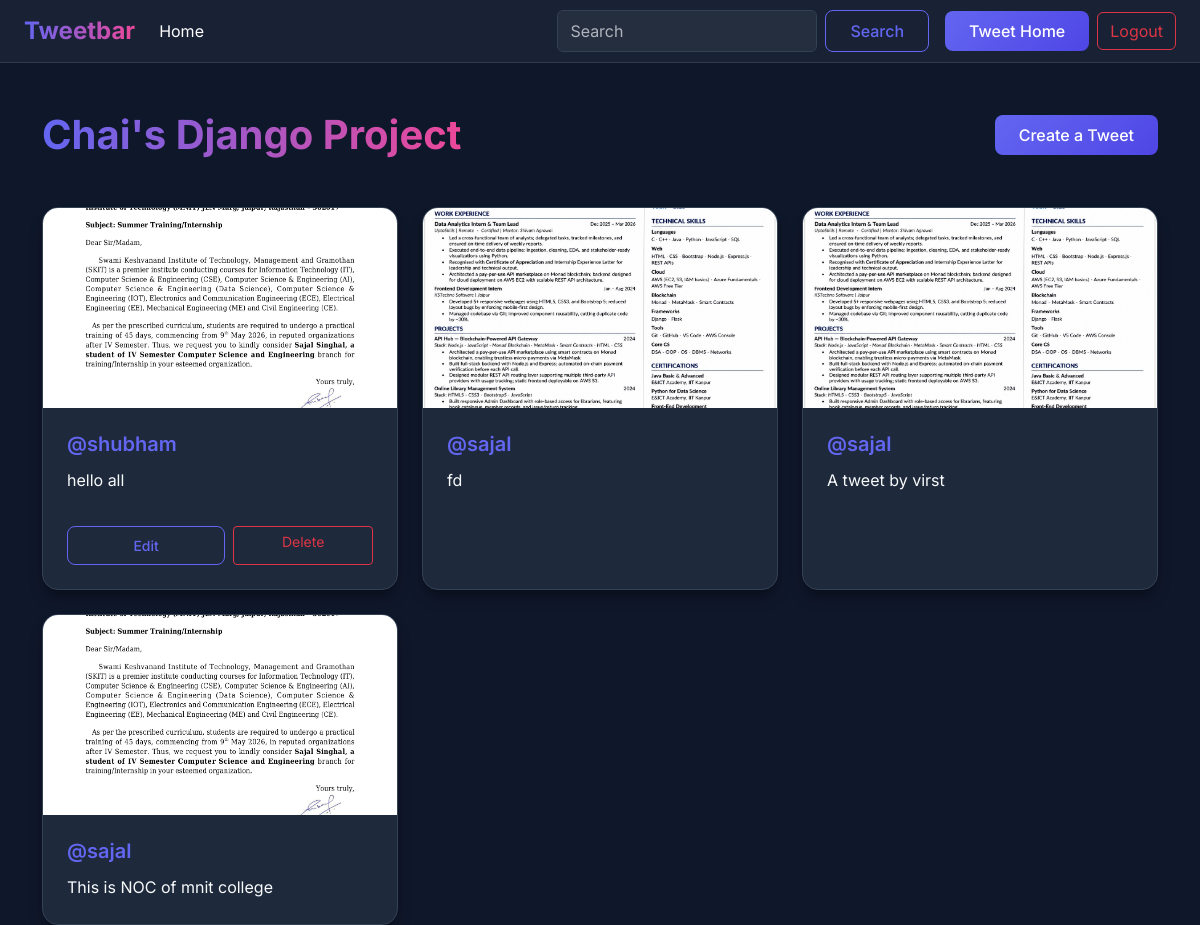
Page /tweet/ (signed in) on the committed database.
### tweet/models.py (models this page shows, shortened)
class Tweet(models.Model):
    user = models.ForeignKey(User,on_delete = models.CASCADE)
    text = models.TextField(max_length = 240)
    photo = models.ImageField(upload_to='photos/',blank=True,null = True)
    created_at = models.DateTimeField(auto_now_add=True)
    updated_at = models.DateTimeField(auto_now=True)

### tweet/views.py (the view)
# urls.py: path('', views.tweet_list, name = 'tweet_list'),
def tweet_list(request):
    tweets = Tweet.objects.all().order_by('-created_at')
    return render(request,'tweet_list.html',{'tweets': tweets})

### templates/tweet_list.html (shortened to what this page needs)
{% extends "layout.html"%}
{% block content %}
<div class="d-flex justify-content-between align-items-center mt-4 mb-5">
    <h1 class="text-white m-0" style="font-weight: 700; background: linear-gradient(to right, var(--primary-color), var(--secondary-color)); -webkit-background-clip: text; -webkit-text-fill-color: transparent;">Chai's Django Project</h1>
    <a class="btn btn-primary-custom" href="{% url 'tweet_create' %}">Create a Tweet</a>
</div>
{% if tweets %}
<div class="row row-cols-1 row-cols-md-2 row-cols-lg-3 g-4">
    {% for tweet in tweets %}
    <div class="col">
        <div class="card custom-card h-100">
            {% if tweet.photo %}
            <img src="{{tweet.photo.url}}" class="card-img-top tweet-img" alt="Tweet Image">
            {% else %}
            <div class="card-img-top tweet-img d-flex align-items-center justify-content-center" style="background-color: var(--border-color);">
                <span class="text-muted">No Image</span>
            </div>
            {% endif %}
            <div class="card-body d-flex flex-column">
                <h5 class="card-title">@{{tweet.user.username}}</h5>
                <p class="card-text flex-grow-1">{{tweet.text}}</p>
                {% if tweet.user == request.user %}
                <div class="d-flex gap-2 mt-3">
                    <a href="{%url 'tweet_edit' tweet.id %}" class="btn btn-outline-custom btn-sm w-100">Edit</a>
                    <a href="{%url 'tweet_delete' tweet.id %}" class="btn btn-outline-danger btn-sm w-100">Delete</a>
                </div>
                {% endif %}
            </div>
        </div>
    </div>
    {% endfor %}
</div>
{% else %}
<div class="empty-state">
    <h3>No tweets yet.</h3>
    <p>Be the first one to share your thoughts!</p>
    <a class="btn btn-primary-custom mt-3" href="{% url 'tweet_create' %}">Create a Tweet</a>
</div>
{% endif %}
{% endblock %}

### static/css/style.css (style rules this page uses)
:root { --primary-color: #6366f1; --primary-hover: #4f46e5; --secondary-color: #ec4899; --bg-color: #0f172a; --surface-color: #1e293b; --text-color: #f8fafc; --text-muted: #94a3b8; --border-color: #334155; --glass-bg: rgba(30, 41, 59, 0.7); --glass-border: rgba(255, 255, 255, 0.1); }
body { font-family: 'Inter', sans-serif; background-color: var(--bg-color); color: var(--text-color); min-height: 100vh; margin: 0; display: flex; flex-direction: column; }
.custom-card { background: var(--surface-color); border: 1px solid var(--border-color); border-radius: 1rem; box-shadow: 0 10px 15px -3px rgba(0, 0, 0, 0.3), 0 4px 6px -2px rgba(0, 0, 0, 0.15); transition: transform 0.3s ease, box-shadow 0.3s ease; overflow: hidden; }
.custom-card .card-body { padding: 1.5rem; }
.custom-card .card-title { color: var(--primary-color); font-weight: 600; font-size: 1.25rem; margin-bottom: 0.75rem; }
.custom-card .card-text { color: var(--text-color); line-height: 1.6; }
.btn-primary-custom { background: linear-gradient(135deg, var(--primary-color), var(--primary-hover)); border: none; color: white; padding: 0.5rem 1.5rem; border-radius: 0.5rem; font-weight: 500; transition: opacity 0.2s; }
.btn-outline-custom { background: transparent; border: 1px solid var(--primary-color); color: var(--primary-color); padding: 0.5rem 1.5rem; border-radius: 0.5rem; font-weight: 500; transition: all 0.2s; }
.tweet-img { width: 100%; height: 200px; object-fit: cover; }

### rows in the picture
Tweet: photo (picture), user.username "shubham", text "hello all", shows "Edit"
Tweet: photo (picture), user.username "sajal", text "fd"
Tweet: photo (picture), user.username "sajal", text "A tweet by virst"
Tweet: photo (picture), user.username "sajal", text "This is NOC of mnit college"
